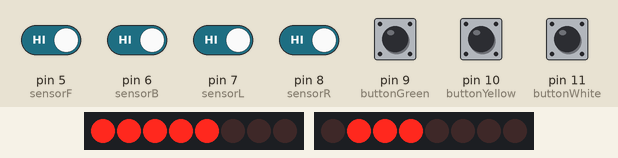
A sketch run on a simulated Arduino Uno, built with avr-gcc and run on an emulated ATmega328P. Parts: 2 × 8 shift-register outputs drawn as a row of LEDs (first output left, lit = HIGH). Wiring (inferred from the names in the program): 2 × shift register (74HC595): data pin 2, shift clock pin 3, latch pin 4 / data A5, shift clock A4, latch A3. Wiring (inferred from the signals the program sends): 2 × row of LEDs: on Q0, Q1, Q2, Q3, Q4, Q5, Q6, Q7 / on Q0, Q1, Q2, Q3, Q4, Q5, Q6, Q7. The test bench sets the inputs (shaded band); at power-on: pin 5 (sensorF), pin 6 (sensorB), pin 7 (sensorL), pin 8 (sensorR) HIGH, pin 9 (buttonGreen), pin 10 (buttonYellow), pin 11 (buttonWhite) LOW. What the sketch prints to the serial monitor is not drawn.

Above: at 1.2 s.
1.3 s: pin 9 (buttonGreen) pulled HIGH for 0.15 s
At 2.3 s:
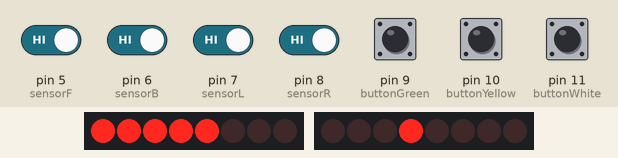
2.9 s: pin 5 (sensorF) driven LOW
At 3.3 s:
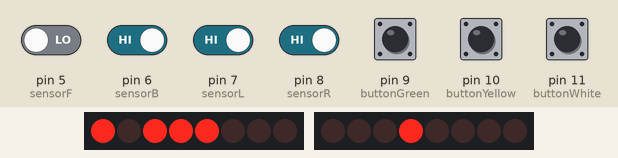
4.4 s: pin 6 (sensorB) driven LOW
At 5.6 s:
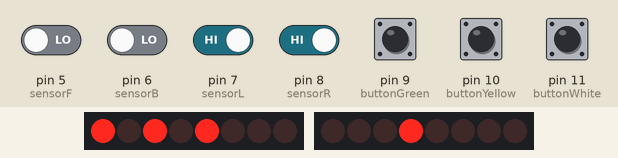
5.9 s: pin 7 (sensorL) driven LOW
At 7.0 s:
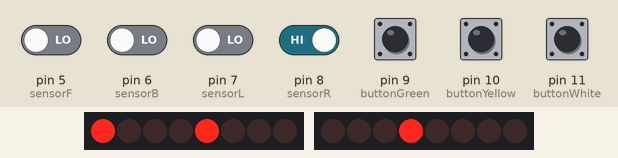
7.4 s: pin 8 (sensorR) driven LOW
At 8.2 s:
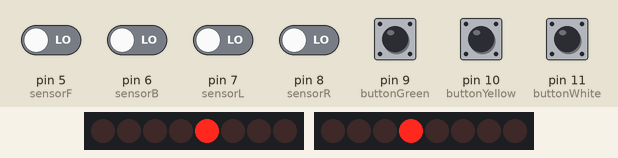
Timing chart, 0 to 7.8 s (numbered marks = the images above; inputs shaded):
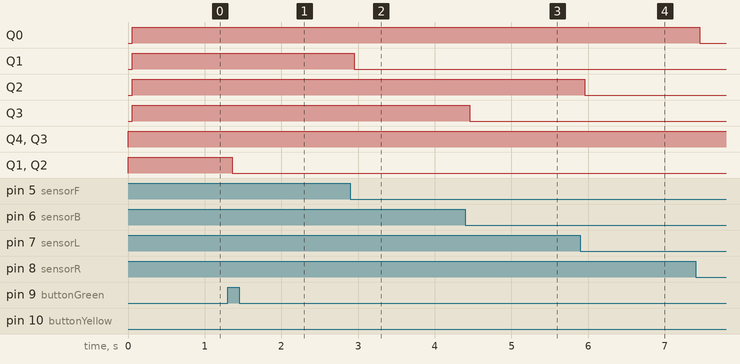

The sketch:

Ng__lab4.ino.ino
```cpp
#include <TimedAction.h>
//shift register0
int datapin = 2;
int clockpin = 3;
int latchpin = 4;

//shift register1
int datapin1 = A5;
int clockpin1 = A4;
int latchpin1 = A3;


byte data = 0;
byte data1 = 0;

//buttons
int buttonGreen = 9;
int buttonYellow = 10;
int buttonWhite = 11;

//tilt sensors
const int sensorR=8;
const int sensorB=6;
const int sensorF=5;
const int sensorL=7;


unsigned long lastDebounceTime = 0;
unsigned long debounceDelay = 50;

int strobeBlinkCycle = 0;
int beaconBlinkCycle = 0;

boolean beaconLights_turnedOn = false;
boolean strobeLights_turnedOn = false;

//for tilt sensors LEDs
int ledState = HIGH;
int lastButtonStateL = LOW;
int lastButtonStateR = LOW;
int lastButtonStateF = LOW;
int lastButtonStateB = LOW;

//Green button
int ledStateGreen = HIGH;
int buttonStateGreen;
int lastButtonStateGreen = LOW;

//Yellow button
int ledStateYellow = HIGH;
int buttonStateYellow;
int lastButtonStateYellow = LOW;

//White button
int ledStateWhite = HIGH;
int buttonStateWhite;
int lastButtonStateWhite = LOW;

//testing
boolean ledStateG = false;
boolean ledStateY = false;
boolean ledStateW = false;

//testing
void blinkG(){
  ledStateG ? ledStateG=false : ledStateG=true;
  shiftWrite1(1, ledStateG);
  shiftWrite1(2, ledStateG);
}

//testing
void blinkW(){
  ledStateW ? ledStateW=false : ledStateW=true;
  shiftWrite1(4, ledStateW);
  shiftWrite1(5, ledStateW);
  shiftWrite1(6, ledStateW);
}

TimedAction timedActionG = TimedAction(50,blinkBeacons);
TimedAction timedActionW = TimedAction(50,blinkStrobes);

void setup() {
  Serial.begin(9600);
  pinMode (sensorR, INPUT);
  pinMode (sensorB, INPUT);
  pinMode (sensorF, INPUT);
  pinMode (sensorL, INPUT);
  digitalWrite (sensorR, HIGH);
  digitalWrite (sensorB, HIGH);
  digitalWrite (sensorF, HIGH);
  digitalWrite (sensorL, HIGH);
  //shift register0
  pinMode(datapin, OUTPUT);
  pinMode(clockpin, OUTPUT);
  pinMode(latchpin, OUTPUT);
  //shift register1
  pinMode(datapin1, OUTPUT);
  pinMode(clockpin1, OUTPUT);
  pinMode(latchpin1, OUTPUT);
  //buttons
  pinMode(buttonGreen, INPUT);
  pinMode(buttonYellow, INPUT);
  pinMode(buttonWhite, INPUT);
  //digitalWrite (buttonGreen, HIGH);
  shiftWrite1 (1, ledStateGreen);
  shiftWrite1 (2, ledStateGreen);
  }


 void loop() {
  //reading tilt sensors
  Serial.println(digitalRead(buttonGreen));
  int readingR = digitalRead(sensorR);
  int readingL = digitalRead(sensorL);
  int readingF = digitalRead(sensorF);
  int readingB = digitalRead(sensorB);
  //reading buttons
  int readingGreen = digitalRead(buttonGreen);
  int readingYellow = digitalRead(buttonYellow);
  int readingWhite = digitalRead(buttonWhite);

  //Green button
  if (readingGreen != lastButtonStateGreen) {
  lastDebounceTime = millis();
  }
  if ((millis() - lastDebounceTime) > debounceDelay) {
    if (readingGreen != buttonStateGreen) {
      buttonStateGreen = readingGreen;
      if (buttonStateGreen == HIGH) {
        ledStateGreen = !ledStateGreen;
        beaconLights_turnedOn=true;
      }
    }
  }
  if(ledStateGreen==HIGH){
    timedActionG.check();
  }else{
    shiftWrite1(1, ledStateGreen);
    shiftWrite1(2, ledStateGreen);
    beaconLights_turnedOn=false;
  }

  lastButtonStateGreen = readingGreen;

   //Yellow button
  if (readingYellow != lastButtonStateYellow) {
    lastDebounceTime = millis();
  }
  if ((millis() - lastDebounceTime) > debounceDelay) {
    if (readingYellow != buttonStateYellow) {
      buttonStateYellow = readingYellow;
      if (buttonStateYellow == HIGH) {
        ledStateYellow = !ledStateYellow;
      }
    }
  }
  shiftWrite(4, ledStateYellow);
  shiftWrite1(3, ledStateYellow);
  lastButtonStateYellow = readingYellow;

   //White button
  if (readingWhite != lastButtonStateWhite) {
    lastDebounceTime = millis();
  }
  if ((millis() - lastDebounceTime) > debounceDelay) {
    if (readingWhite != buttonStateWhite) {
      buttonStateWhite = readingWhite;
      if (buttonStateWhite == HIGH) {
        ledStateWhite = !ledStateWhite;
        strobeLights_turnedOn=true;
      }
    }
  }
   if(ledStateWhite==HIGH){
    timedActionW.check();
  }else{
    shiftWrite1(4, ledStateWhite);
    shiftWrite1(5, ledStateWhite);
    shiftWrite1(6, ledStateWhite);
    strobeLights_turnedOn=false;
  }
  lastButtonStateWhite = readingWhite;

  //Right
  if (readingR != lastButtonStateR) {
    lastDebounceTime = millis();
  }
  if ((millis() - lastDebounceTime) > debounceDelay) {
    if (readingR == HIGH) {
      shiftWrite(0, ledState);
    }else{
      ledState=!ledState;
      shiftWrite(0, ledState);
      ledState=!ledState;
    }
  }
  lastButtonStateR = readingR;

  //Left
  if (readingL != lastButtonStateL) {
    lastDebounceTime = millis();
  }
  if ((millis() - lastDebounceTime) > debounceDelay) {
    if (readingL == HIGH) {
      shiftWrite(2, ledState);
    }else{
      ledState=!ledState;
      shiftWrite(2, ledState);
      ledState=!ledState;
    }
  }
  lastButtonStateL = readingL;

  //Front
  if (readingF != lastButtonStateF) {
    lastDebounceTime = millis();
  }
  if ((millis() - lastDebounceTime) > debounceDelay) {
    if (readingF == HIGH) {
      shiftWrite(1, ledState);
    }else{
      ledState=!ledState;
      shiftWrite(1, ledState);
      ledState=!ledState;
    }
  }
  lastButtonStateF = readingF;

  //Back
  if (readingB != lastButtonStateB) {
    lastDebounceTime = millis();
  }
  if ((millis() - lastDebounceTime) > debounceDelay) {
    if (readingB == HIGH) {
      shiftWrite(3, ledState);
    }else{
      ledState=!ledState;
      shiftWrite(3, ledState);
      ledState=!ledState;
    }
  }
  lastButtonStateB = readingB;
}

//shift register0
void shiftWrite(int desiredPin, boolean desiredState){
  bitWrite(data,desiredPin,desiredState);
  shiftOut(datapin, clockpin, MSBFIRST, data);
  digitalWrite(latchpin, HIGH);
  digitalWrite(latchpin, LOW);
}
//shift register1
void shiftWrite1(int desiredPin1, boolean desiredState1){
  bitWrite(data1,desiredPin1,desiredState1);
  shiftOut(datapin1, clockpin1, MSBFIRST, data1);
  digitalWrite(latchpin1, HIGH);
  digitalWrite(latchpin1, LOW);
}

void blinkStrobes(){
 if (strobeLights_turnedOn == true) {
   // Strobe blink pattern courtesy of youtube user BRADHblackdragon in video here:
   // http://www.youtube.com/watch?v=nnGQ9kB8JG4  at the 3 minute mark
   // Blink is on at 0 and 2 tenths, off at 1 tenth and 3 through 9 tenths
   switch (strobeBlinkCycle) {
     case 0:
        shiftWrite1(4, HIGH);
        shiftWrite1(5, HIGH);
        shiftWrite1(6, HIGH);
        strobeBlinkCycle ++;
       break;
     case 1:
        shiftWrite1(4, LOW);
        shiftWrite1(5, LOW);
        shiftWrite1(6, LOW);
       strobeBlinkCycle ++;
       break;
     case 2:
        shiftWrite1(4, HIGH);
        shiftWrite1(5, HIGH);
        shiftWrite1(6, HIGH);
       strobeBlinkCycle ++;
       break;
     default:
        shiftWrite1(4, LOW);
        shiftWrite1(5, LOW);
        shiftWrite1(6, LOW);
       strobeBlinkCycle ++;
       if (strobeBlinkCycle == 10){
         strobeBlinkCycle = 0;
       }
   }
 }
}

void blinkBeacons(){
 if (beaconLights_turnedOn == true) {
   // Beacon blink pattern courtesy of youtube user BRADHblackdragon in video here:
   // http://www.youtube.com/watch?v=nnGQ9kB8JG4  at the 3 minute mark
   switch (beaconBlinkCycle) {
     case 0:
       shiftWrite1(1,LOW);
       shiftWrite1(2,LOW);
       beaconBlinkCycle ++;
       break;
     case 1:
       shiftWrite1(1,LOW);
       shiftWrite1(2,LOW);
       beaconBlinkCycle ++;
       break;
     case 2:
       shiftWrite1(1,LOW);
       shiftWrite1(2,LOW);
       beaconBlinkCycle ++;
       break;
     case 3:
       shiftWrite1(1,LOW);
       shiftWrite1(2,LOW);
       beaconBlinkCycle ++;
       break;
     case 4:
       shiftWrite1(1,LOW);
       shiftWrite1(2,LOW);
       beaconBlinkCycle ++;
       break;
     case 5:
       shiftWrite1(1,HIGH);
       shiftWrite1(2,HIGH);
       beaconBlinkCycle ++;
       break;
     default:
       shiftWrite1(1,LOW);
       shiftWrite1(2,LOW);
       beaconBlinkCycle ++;
       if (beaconBlinkCycle == 10){
         beaconBlinkCycle = 0;
       }
   }
 }
}
```

Measured:
- after the input at 1.3 s, Q1, Q2: HIGH → LOW after 0.06 s
- after the input at 2.9 s, Q1: HIGH → LOW after 0.05 s
- after the input at 4.4 s, Q3: HIGH → LOW after 0.05 s
- after the input at 5.9 s, Q2: HIGH → LOW after 0.06 s
- after the input at 7.4 s, Q0: HIGH → LOW after 0.06 s
